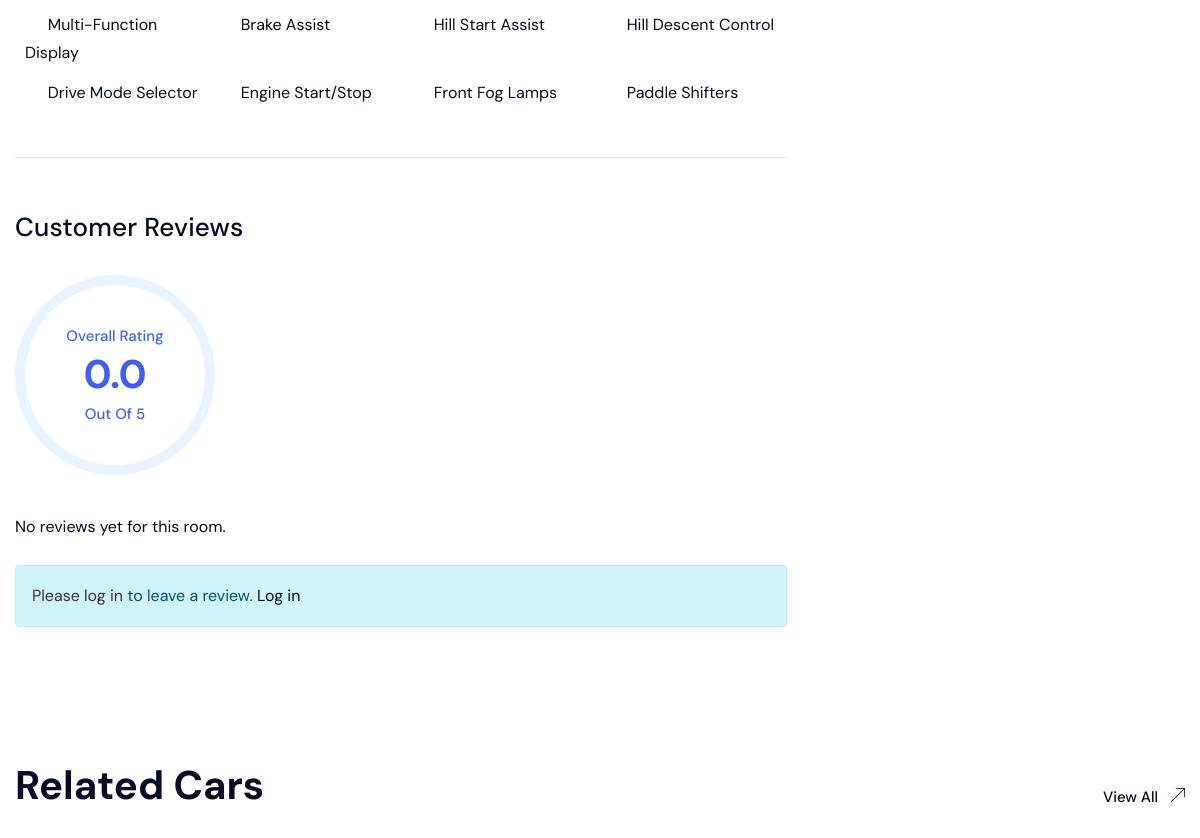
/cars/car/98/ (middle part), run on an earlier commit of the app's database.
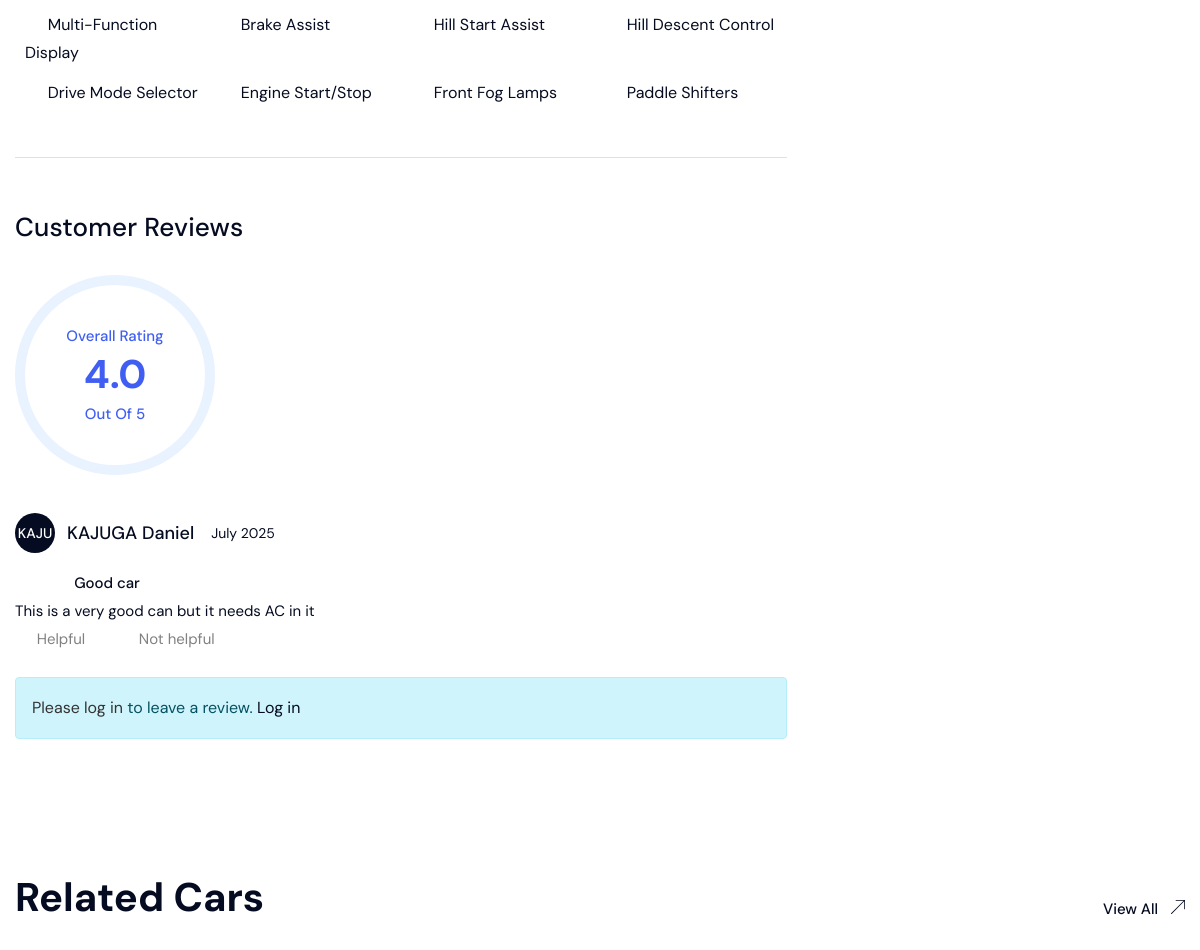
And on a later commit of the database.
### car/models.py (models this page shows, shortened)
class Feature(models.Model):
    name = models.CharField(max_length=100, unique=True)
    class Meta:
        verbose_name = "Feature"
        verbose_name_plural = "Features"

class CarReview(models.Model):
    car = models.ForeignKey('Car', on_delete=models.CASCADE, related_name='reviews')
    user = models.ForeignKey(settings.AUTH_USER_MODEL, on_delete=models.CASCADE, related_name='car_reviews')
    rating = models.PositiveSmallIntegerField(validators=[MinValueValidator(1), MaxValueValidator(5)])
    title = models.CharField(max_length=255)
    review = models.TextField()
    created_at = models.DateTimeField(auto_now_add=True)
    class Meta:
        unique_together = ('car', 'user')
        ordering = ['-created_at']

### account/models.py (models this page shows, shortened)
class User(AbstractBaseUser, PermissionsMixin):
    ROLE_CHOICES = (
        ('User', 'User'),
        ('Admin', 'Admin'),
        ('Manager', 'Manager'),
    )
    GENDER_CHOICES = (
        ('Male', 'Male'),
        ('Female', 'Female'),
    )
    name = models.CharField(max_length=255)
    role = models.CharField(max_length=30, choices=ROLE_CHOICES, null=True, blank=True)
    email = models.EmailField(unique=True, null=True, blank=True)
    phone_number = models.CharField(max_length=15, unique=True, null=True, blank=True)
    image = ProcessedImageField(
        upload_to=user_image_path,
        processors=[ResizeToFill(720, 720)],
        format='JPEG',
        options={'quality': 90},
        null=True,
        blank=True,
    )
    gender = models.CharField(max_length=6, choices=GENDER_CHOICES, null=True, blank=True)
    slug = models.SlugField(unique=True, max_length=255, null=True, blank=True)
    is_active = models.BooleanField(default=True)
    is_staff = models.BooleanField(default=False)
    reset_otp = models.CharField(max_length=7, null=True, blank=True)
    otp_created_at = models.DateTimeField(null=True, blank=True)
    created_at = models.DateTimeField(default=timezone.now)
    updated_at = models.DateTimeField(auto_now=True)
    objects = CustomUserManager()
    USERNAME_FIELD = 'email'
    REQUIRED_FIELDS = ['name', 'role']

### car/views.py (the view, shortened to what this page needs)
# urls.py: path('car/<int:id>/', carDetails, name="carDetails"),
def carDetails(request, id):
    site_settings = Setting.objects.first()
    car = get_object_or_404(Car, id=id)
    images = car.images.all()
    features = Feature.objects.filter(carfeature__car=car)
    reviews = car.reviews.select_related('user').all()
    average_rating = reviews.aggregate(avg=Avg('rating'))['avg'] or 0
    car_brand = car.car_brand
    similar_cars = Car.objects.filter(car_brand=car_brand, is_available=True).exclude(id=car.id)[:7]
    review_form = None
    booking_form = None
    context = {
        'settings': site_settings,
        'car': car,
        'images': images,
        'features': features,
        'reviews': reviews,
        'average_rating': round(average_rating, 1),
        'similar_cars': similar_cars,
        'review_form': review_form,
        'booking_form': booking_form,
    }
    return render(request, 'pages/cars/show.html', context)

### car/models.py (called while the page is built)
    def __str__(self):
        return self.name

    def __str__(self):
        return self.name

### templates/pages/cars/show.html (shortened to what this page needs)
{% extends 'layouts/app.html' %}
{% load humanize %}
{% block content %}
    <section class="inventory-section pb-0 layout-radius">
        <div class="boxcar-container">
            <div class="row">
                <div class="inspection-column v2 col-lg-8 col-md-12 col-sm-12">
                    <div class="inner-column">
                        <div class="features-sec">
                            <div class="row">
                                <div class="list-column col-lg-12 col-md-12 col-sm-12">
                                    <div class="inner-column">
                                        <div style="display: flex; flex-wrap: wrap;">
                                            {% for feature in features %}
                                                <div style="width: 25%; padding: 6px 10px; box-sizing: border-box;">
                                                    <i class="fa-solid fa-check" style="margin-right: 6px; color: #28a745;"></i>
                                                    {{ feature.name }}
                                                </div>
                                            {% endfor %}
                                        </div>
                                    </div>
                                </div>
                            </div>
                        </div>
                        <div class="main-review-box">
                            <div class="review-sec v2">
                                <h4 class="title">Customer Reviews</h4>
                                <div class="review-box">
                                    <div class="rating-box">
                                        <div class="content-box">
                                            <span>Overall Rating</span>
                                            <h3 class="title">
                                                <h3 class="title">{{ average_rating|default:"0.0" }}</h3>
                                            </h3>
                                            <small>Out Of 5</small>
                                        </div>
                                    </div>
                                </div>
                            </div>
                            <div class="reviews">
                                {% for review in reviews %}
                                    <div class="content-box {% if forloop.counter > 1 %}two{% endif %}">
                                        <div class="auther-name">
                                            <span>{{ review.user.name }}</span>
                                            <h6 class="name">{{ review.user.name }}</h6>
                                            <small>{{ review.created_at|date:"F Y" }}</small>
                                        </div>
                                        <div class="rating-list">
                                            <ul class="list">
                                                {% for i in "12345" %}
                                                    <li>
                                                        <i class="fa fa-star{% if forloop.counter > review.rating %}-o{% endif %}"></i>
                                                    </li>
                                                {% endfor %}
                                            </ul>
                                            <span>{{ review.title }}</span>
                                        </div>
                                        <div class="text">
                                            {{ review.review }}
                                        </div>
                                        <div class="btn-box">
                                            <a href="#" class="like-btn">
                                                <i class="fa-solid fa-thumbs-up"></i>Helpful
                                            </a>
                                            <a href="#" class="like-btn">
                                                <i class="fa-solid fa-thumbs-down"></i>Not helpful
                                            </a>
                                        </div>
                                    </div>
                                {% empty %}
                                    <p>No reviews yet for this room.</p>
                                {% endfor %}
                            </div>
                        </div>
                        {% if user.is_authenticated %}
                            <div class="reply-c-box">
                                <div class="Reply-sec">
                                    <h6 class="title">
                                        Leave a Reply
                                    </h6>
                                    <div class="text">
                                        Your email address will not be published. Required fields are marked *
                                    </div>
                                </div>
                                <form method="post" class="row">
                                    {% csrf_token %}
                                    <div class="col-lg-6">
                                        <div class="form_boxes">
                                            <label>Rating</label>
                                            {{ review_form.rating }}
                                        </div>
                                    </div>
                                    <div class="col-lg-6">
                                        <div class="form_boxes">
                                            <label>Title</label>
                                            {{ review_form.title }}
                                        </div>
                                    </div>
                                    <div class="col-lg-12">
                                        <div class="form_boxes v2">
                                            <label>Review</label>
                                            {{ review_form.review }}
                                        </div>
                                    </div>
                                    <div class="col-lg-12">
                                        <div class="form-submit">
                                            <button type="submit" class="theme-btn">
                                                Post Review
                                                <svg xmlns="http://www.w3.org/2000/svg" width="14" height="14" viewbox="0 0 14 14" fill="none">
                                                    <g clip-path="url(#clip0_711_3214)">
                                                        <path d="M13.6106 0H5.05509C4.84013 0 4.66619 0.173943 4.66619 0.388901C4.66619 0.603859 4.84013 0.777802 5.05509 0.777802H12.6719L0.113453 13.3362C-0.0384687 13.4881 -0.0384687 13.7342 0.113453 13.8861C0.189396 13.962 0.288927 14 0.388422 14C0.487917 14 0.587411 13.962 0.663391 13.8861L13.2218 1.3277V8.94447C13.2218 9.15943 13.3957 9.33337 13.6107 9.33337C13.8256 9.33337 13.9996 9.15943 13.9996 8.94447V0.388901C13.9995 0.173943 13.8256 0 13.6106 0Z" fill="white"></path>
                                                    </g>
                                                    <defs>
                                                        <clippath id="clip0_711_3214">
                                                        <rect width="14" height="14" fill="white"></rect>
                                                        </clippath>
                                                    </defs>
                                                </svg>
                                            </button>
                                        </div>
                                    </div>
                                </form>
                            </div>
                        {% else %}
                            <div class="alert alert-info mt-4">
                                <strong>Please log in</strong> to leave a review.
                                <a href="{% url 'auth:getLogin' %}?next={{ request.path }}">Log in</a>
                            </div>
                        {% endif %}
                    </div>
                </div>
                <div class="side-bar-column v2 col-lg-4 col-md-12 col-sm-12">
                </div>
            </div>
        </div>
        <div class="cars-section-three">
            <div class="boxcar-container">
                <div class="boxcar-title wow fadeInUp">
                    <h2>Related Cars</h2>
                    <a href="{% url 'car:getCars' %}" class="btn-title">
                        View All
                    </a>
                </div>
            </div>
        </div>
    </section>
{% endblock content %}

### templates/layouts/app.html (shortened to what this page needs)
{% load static %}
<!DOCTYPE html>
<html lang="en">
<head>
    <link rel="stylesheet" type="text/css" href="{% static 'css/bootstrap.min.css' %}">
    <link rel="stylesheet" type="text/css" href="{% static 'css/slick-theme.css' %}">
    <link rel="stylesheet" type="text/css" href="{% static 'css/slick.css' %}">
    <link rel="stylesheet" type="text/css" href="{% static 'css/mmenu.css' %}">
    <link rel="stylesheet" type="text/css" href="{% static 'css/style.css' %}">
    <link rel="stylesheet" rel="shortcut icon" href="{% static 'images/logo-b.png' %}" type="image/x-icon">
    <link rel="stylesheet" rel="icon" href="{% static 'images/logo-b.png' %}" type="image/x-icon">
    <link rel="stylesheet" href="https://cdnjs.cloudflare.com/ajax/libs/toastr.js/latest/toastr.min.css">
</head>
<body>
    {% block content %}{% endblock content %}
</body>
</html>

### templates/components/header.html (shortened to what this page needs)
{% load static %}

### templates/components/footer.html (shortened to what this page needs)
{% load static %}

### static/css/mmenu.css (style rules this page uses)
:root { --mm-line-height: 20px; --mm-listitem-size: 44px; --mm-navbar-size: 44px; --mm-offset-top: 0; --mm-offset-right: 0; --mm-offset-bottom: 0; --mm-offset-left: 0; --mm-color-border: rgba(0, 0, 0, 0.1); --mm-color-button: rgba(0, 0, 0, 0.3); --mm-color-text: rgba(0, 0, 0, 0.75); --mm-color-text-dimmed: rgba(0, 0, 0, 0.3); --mm-color-background: #f3f3f3; --mm-color-background-highlight: rgba(0, 0, 0, 0.05); --mm-color-background-emphasis: rgba(255, 255, 255, 0.4); --mm-shadow: 0 0 10px rgba(0, 0, 0, 0.3) }
:root { --mm-iconbar-size: 50px }
:root { --mm-iconpanel-size: 50px }
:root { --mm-sidebar-collapsed-size: 50px; --mm-sidebar-expanded-size: 440px }

What changed in the data, as far as the page shows it:
added CarReview: user.name "KAJUGA Daniel", created_at "July 2025", rating 4 (drawn), title "Good car", review "This is a very good can but it needs AC in it"
Also different on the page:
{{ average_rating|default:"0.0" }}: "0.0" → "4.0"
text no longer shown: "No reviews yet for this room."
